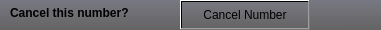
         <widget class="QWidget" name="cancel_confirm" native="true">
          <property name="geometry">
           <rect>
            <x>480</x>
            <y>55</y>
            <width>381</width>
            <height>30</height>
           </rect>
          </property>
          <property name="styleSheet">
           <string notr="true">QWidget{
background-color: qlineargradient(spread:pad, x1:0.5, y1:1, x2:0.5, y2:0, stop:0 rgba(100, 100, 100, 255), stop:1 rgba(120, 120, 130, 255));
}</string>
          </property>
          <widget class="QLabel" name="label">
           <property name="geometry">
            <rect>
             <x>10</x>
             <y>5</y>
             <width>171</width>
             <height>16</height>
            </rect>
           </property>
           <property name="font">
            <font>
             <weight>75</weight>
             <bold>true</bold>
            </font>
           </property>
           <property name="styleSheet">
            <string notr="true">background-color:none</string>
           </property>
           <property name="text">
            <string>Cancel this number?</string>
           </property>
          </widget>
          <widget class="QPushButton" name="cancel_confirm_but">
           <property name="geometry">
            <rect>
             <x>180</x>
             <y>0</y>
             <width>130</width>
             <height>30</height>
            </rect>
           </property>
           <property name="minimumSize">
            <size>
             <width>130</width>
             <height>30</height>
            </size>
           </property>
           <property name="maximumSize">
            <size>
             <width>30</width>
             <height>30</height>
            </size>
           </property>
           <property name="styleSheet">
            <string notr="true">QPushButton{
	border-style: outset;
	border-width: 2px;
	border-top-color: qlineargradient(spread:pad, x1:0.5, y1:0.6, x2:0.5, y2:0.4, stop:0 rgba(115, 115, 115, 255), stop:1 rgba(62, 62, 62, 255));
	border-right-color: qlineargradient(spread:pad, x1:0.4, y1:0.5, x2:0.6, y2:0.5, stop:0 rgba(115, 115, 115, 255), stop:1 rgba(62, 62, 62, 255));
	border-left-color: qlineargradient(spread:pad, x1:0.6, y1:0.5, x2:0.4, y2:0.5, stop:0 rgba(115, 115, 115, 255), stop:1 rgba(62, 62, 62, 255));
	border-bottom-color: rgb(58, 58, 58);
	border-bottom-width: 1px;
	border-style: solid;
	color: rgb(255, 255, 255);
	padding: 2px;
	background-color: qlineargradient(spread:pad, x1:0.5, y1:1, x2:0.5, y2:0, stop:0 rgba(77, 77, 77, 255), stop:1 rgba(97, 97, 97, 255));
border:0
}
QPushButton:hover{
	border-style: outset;
	border-width: 2px;
	border-top-color: qlineargradient(spread:pad, x1:0.5, y1:0.6, x2:0.5, y2:0.4, stop:0 rgba(180, 180, 180, 255), stop:1 rgba(110, 110, 110, 255));
	border-right-color: qlineargradient(spread:pad, x1:0.4, y1:0.5, x2:0.6, y2:0.5, stop:0 rgba(180, 180, 180, 255), stop:1 rgba(110, 110, 110, 255));
	border-left-color: qlineargradient(spread:pad, x1:0.6, y1:0.5, x2:0.4, y2:0.5, stop:0 rgba(180, 180, 180, 255), stop:1 rgba(110, 110, 110, 255));
	border-bottom-color: rgb(115, 115, 115);
	border-bottom-width: 1px;
	border-style: solid;
	color: rgb(255, 255, 255);
	padding: 2px;
	background-color: qlineargradient(spread:pad, x1:0.5, y1:1, x2:0.5, y2:0, stop:0 rgba(80, 80, 80, 255), stop:1 rgba(80, 80, 80, 255));
border:0;
color:red;
}
QPushButton:pressed{
	border-style: outset;
	border-width: 2px;
	border-top-color: qlineargradient(spread:pad, x1:0.5, y1:0.6, x2:0.5, y2:0.4, stop:0 rgba(62, 62, 62, 255), stop:1 rgba(22, 22, 22, 255));
	border-right-color: qlineargradient(spread:pad, x1:0.4, y1:0.5, x2:0.6, y2:0.5, stop:0 rgba(115, 115, 115, 255), stop:1 rgba(62, 62, 62, 255));
	border-left-color: qlineargradient(spread:pad, x1:0.6, y1:0.5, x2:0.4, y2:0.5, stop:0 rgba(115, 115, 115, 255), stop:1 rgba(62, 62, 62, 255));
	border-bottom-color: rgb(58, 58, 58);
	border-bottom-width: 1px;
	border-style: solid;
	color: rgb(255, 255, 255);
	padding: 2px;
	background-color: qlineargradient(spread:pad, x1:0.5, y1:1, x2:0.5, y2:0, stop:0 rgba(77, 77, 77, 255), stop:1 rgba(97, 97, 97, 255));
border:0
}

border-radius:15px;
border:0;</string>
           </property>
           <property name="text">
            <string>Cancel Number</string>
           </property>
          </widget>
          <widget class="QPushButton" name="close_cancel_widget">
           <property name="geometry">
            <rect>
             <x>340</x>
             <y>0</y>
             <width>40</width>
             <height>30</height>
            </rect>
           </property>
           <property name="minimumSize">
            <size>
             <width>40</width>
             <height>30</height>
            </size>
           </property>
           <property name="maximumSize">
            <size>
             <width>30</width>
             <height>30</height>
            </size>
           </property>
           <property name="styleSheet">
            <string notr="true">QPushButton{
	border-style: outset;
	border-width: 2px;
	border-top-color: qlineargradient(spread:pad, x1:0.5, y1:0.6, x2:0.5, y2:0.4, stop:0 rgba(115, 115, 115, 255), stop:1 rgba(62, 62, 62, 255));
	border-right-color: qlineargradient(spread:pad, x1:0.4, y1:0.5, x2:0.6, y2:0.5, stop:0 rgba(115, 115, 115, 255), stop:1 rgba(62, 62, 62, 255));
	border-left-color: qlineargradient(spread:pad, x1:0.6, y1:0.5, x2:0.4, y2:0.5, stop:0 rgba(115, 115, 115, 255), stop:1 rgba(62, 62, 62, 255));
	border-bottom-color: rgb(58, 58, 58);
	border-bottom-width: 1px;
	border-style: solid;
	color: rgb(255, 255, 255);
	padding: 2px;
	background-color: qlineargradient(spread:pad, x1:0.5, y1:1, x2:0.5, y2:0, stop:0 rgba(77, 77, 77, 255), stop:1 rgba(97, 97, 97, 255));
border:1px white solid;
background-color: qlineargradient(spread:pad, x1:0.5, y1:1, x2:0.5, y2:0, stop:0 rgba(100, 100, 100, 200), stop:1 rgba(120, 120, 130, 200));
}
QPushButton:hover{
	border-style: outset;
	border-width: 2px;
	border-top-color: qlineargradient(spread:pad, x1:0.5, y1:0.6, x2:0.5, y2:0.4, stop:0 rgba(180, 180, 180, 255), stop:1 rgba(110, 110, 110, 255));
	border-right-color: qlineargradient(spread:pad, x1:0.4, y1:0.5, x2:0.6, y2:0.5, stop:0 rgba(180, 180, 180, 255), stop:1 rgba(110, 110, 110, 255));
	border-left-color: qlineargradient(spread:pad, x1:0.6, y1:0.5, x2:0.4, y2:0.5, stop:0 rgba(180, 180, 180, 255), stop:1 rgba(110, 110, 110, 255));
	border-bottom-color: rgb(115, 115, 115);
	border-bottom-width: 1px;
	border-style: solid;
	color: rgb(255, 255, 255);
	padding: 2px;
	background-color: qlineargradient(spread:pad, x1:0.5, y1:1, x2:0.5, y2:0, stop:0 rgba(107, 107, 107, 255), stop:1 rgba(157, 157, 157, 255));
border:1px white solid;
}
QPushButton:pressed{
	border-style: outset;
	border-width: 2px;
	border-top-color: qlineargradient(spread:pad, x1:0.5, y1:0.6, x2:0.5, y2:0.4, stop:0 rgba(62, 62, 62, 255), stop:1 rgba(22, 22, 22, 255));
	border-right-color: qlineargradient(spread:pad, x1:0.4, y1:0.5, x2:0.6, y2:0.5, stop:0 rgba(115, 115, 115, 255), stop:1 rgba(62, 62, 62, 255));
	border-left-color: qlineargradient(spread:pad, x1:0.6, y1:0.5, x2:0.4, y2:0.5, stop:0 rgba(115, 115, 115, 255), stop:1 rgba(62, 62, 62, 255));
	border-bottom-color: rgb(58, 58, 58);
	border-bottom-width: 1px;
	border-style: solid;
	color: rgb(255, 255, 255);
	padding: 2px;
	background-color: qlineargradient(spread:pad, x1:0.5, y1:1, x2:0.5, y2:0, stop:0 rgba(77, 77, 77, 255), stop:1 rgba(97, 97, 97, 255));
border:1px white solid;
}</string>
           </property>
           <property name="text">
            <string/>
           </property>
           <property name="icon">
            <iconset>
             <normaloff>cancel2.svg</normaloff>cancel2.svg</iconset>
           </property>
          </widget>
         </widget>
